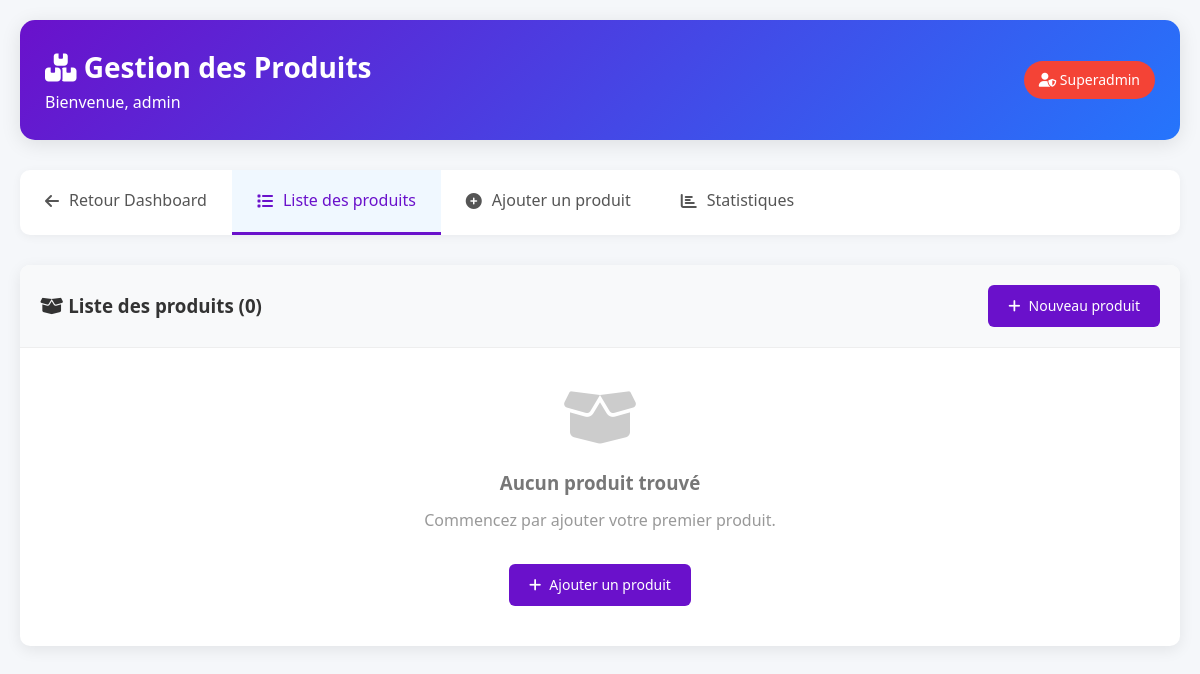
/admin_produits.php (signed in), run on an earlier commit of the app's database.
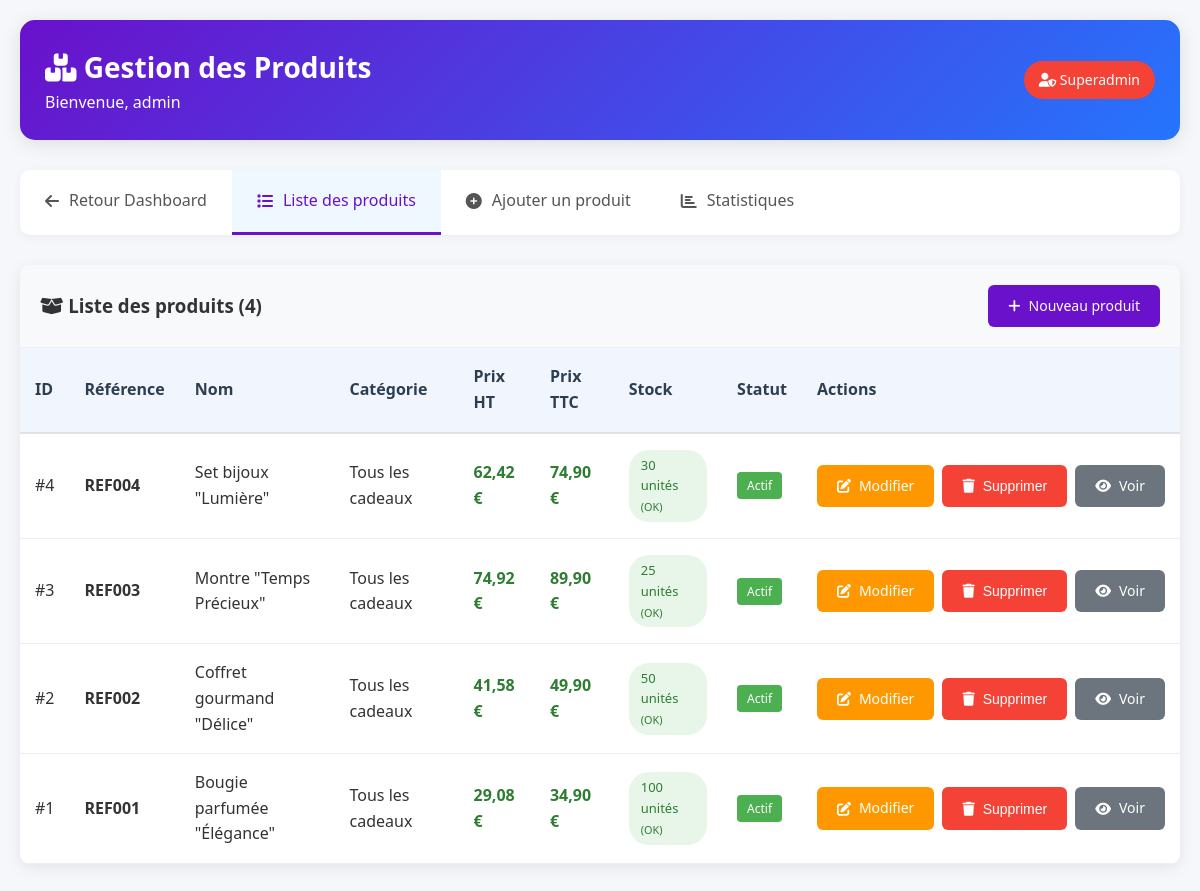
And on a later commit of the database.
### tables this page shows
CREATE TABLE IF NOT EXISTS `produits` (
  `id_produit` int NOT NULL AUTO_INCREMENT,
  `reference` varchar(50) NOT NULL,
  `nom` varchar(255) NOT NULL,
  `slug` varchar(255) NOT NULL,
  `description` text,
  `description_courte` text,
  `prix_ht` decimal(10,2) NOT NULL,
  `tva` decimal(4,2) DEFAULT '20.00',
  `prix_ttc` decimal(10,2) GENERATED ALWAYS AS ((`prix_ht` * (1 + (`tva` / 100)))) STORED,
  `quantite_stock` int DEFAULT '0',
  `seuil_alerte` int DEFAULT '10',
  `id_categorie` int NOT NULL,
  `marque` varchar(100) DEFAULT NULL,
  `poids` decimal(6,2) DEFAULT NULL COMMENT 'en grammes',
  `dimensions` varchar(50) DEFAULT NULL COMMENT 'LxHxP en cm',
  `materiau` varchar(100) DEFAULT NULL,
  `couleur` varchar(50) DEFAULT NULL,
  `made_in` varchar(50) DEFAULT NULL,
  `personnalisable` tinyint(1) DEFAULT '0',
  `ecologique` tinyint(1) DEFAULT '0',
  `made_in_france` tinyint(1) DEFAULT '0',
  `artisanal` tinyint(1) DEFAULT '0',
  `exclusif` tinyint(1) DEFAULT '0',
  `note_moyenne` decimal(3,2) DEFAULT '0.00',
  `nombre_avis` int DEFAULT '0',
  `vues` int DEFAULT '0',
  `ventes` int DEFAULT '0',
  `statut` enum('actif','inactif','rupture','bientot') DEFAULT 'actif',
  `date_creation` datetime DEFAULT CURRENT_TIMESTAMP,
  `date_modification` datetime DEFAULT NULL ON UPDATE CURRENT_TIMESTAMP,
  PRIMARY KEY (`id_produit`),
  UNIQUE KEY `reference` (`reference`),
  UNIQUE KEY `slug` (`slug`),
  KEY `idx_categorie` (`id_categorie`),
  KEY `idx_reference` (`reference`),
  KEY `idx_slug` (`slug`),
  KEY `idx_prix` (`prix_ttc`),
  KEY `idx_statut` (`statut`),
  KEY `idx_popularite` (`ventes` DESC,`note_moyenne` DESC),
  KEY `idx_produits_categorie_prix` (`id_categorie`,`prix_ttc`,`statut`),
  KEY `idx_produits_popularite` (`ventes` DESC,`note_moyenne` DESC,`date_creation` DESC)
);

CREATE TABLE IF NOT EXISTS `categories` (
  `id_categorie` int NOT NULL AUTO_INCREMENT,
  `nom` varchar(100) NOT NULL,
  `slug` varchar(100) NOT NULL,
  `description` text,
  `parent_id` int DEFAULT NULL,
  `image` varchar(255) DEFAULT NULL,
  `ordre` int DEFAULT '0',
  `active` tinyint(1) DEFAULT '1',
  `meta_titre` varchar(255) DEFAULT NULL,
  `meta_description` text,
  `date_creation` datetime DEFAULT CURRENT_TIMESTAMP,
  PRIMARY KEY (`id_categorie`),
  UNIQUE KEY `slug` (`slug`),
  KEY `idx_parent` (`parent_id`),
  KEY `idx_slug` (`slug`),
  KEY `idx_active` (`active`)
);

### admin_produits.php (the view, shortened to what this page needs)
<?php
require_once 'admin_protection.php';
$host = 'localhost';
$dbname = 'heureducadeau';
$username_db = 'root';
$password_db = '';
try {
    $pdo = new PDO("mysql:host=$host;dbname=$dbname;charset=utf8mb4", $username_db, $password_db);
    $pdo->setAttribute(PDO::ATTR_ERRMODE, PDO::ERRMODE_EXCEPTION);
} catch(PDOException $e) {
    die("Erreur de connexion à la base de données : " . $e->getMessage());
}
function getAllProducts($pdo) {
    $sql = "SELECT p.*, c.nom as categorie_nom
            FROM produits p
            LEFT JOIN categories c ON p.id_categorie = c.id_categorie
            ORDER BY p.id_produit DESC";
    $stmt = $pdo->prepare($sql);
    $stmt->execute();
    return $stmt->fetchAll(PDO::FETCH_ASSOC);
}
$action = $_GET['action'] ?? 'list';
$admin_username = $_SESSION['admin_username'] ?? 'Administrateur';
$admin_role = $_SESSION['admin_role'] ?? 'Non défini';
?>
<!DOCTYPE html>
<html lang="fr">
<head>
    <link rel="stylesheet" href="https://cdnjs.cloudflare.com/ajax/libs/font-awesome/6.4.0/css/all.min.css">
</head>
<body>
    <div class="container">
        <div class="header">
            <div>
                <h1><i class="fas fa-boxes"></i> Gestion des Produits</h1>
                <p>Bienvenue, <?php echo htmlspecialchars($admin_username); ?></p>
            </div>
            <div class="role-badge <?php echo $admin_role === 'superadmin' ? 'superadmin-badge' : ''; ?>">
                <i class="fas fa-user-shield"></i> <?php echo htmlspecialchars(ucfirst($admin_role)); ?>
            </div>
        </div>
        <div class="nav-tabs">
            <a href="dashboard.php">
                <i class="fas fa-arrow-left"></i> Retour Dashboard
            </a>
            <a href="admin_produits.php?action=list" class="<?php echo $action == 'list' ? 'active' : ''; ?>">
                <i class="fas fa-list"></i> Liste des produits
            </a>
            <a href="admin_produits.php?action=add" class="<?php echo $action == 'add' ? 'active' : ''; ?>">
                <i class="fas fa-plus-circle"></i> Ajouter un produit
            </a>
            <a href="admin_produits.php?action=stats" class="<?php echo $action == 'stats' ? 'active' : ''; ?>">
                <i class="fas fa-chart-bar"></i> Statistiques
            </a>
        </div>
        <?php if ($action == 'list'): ?>
            <?php
            $products = getAllProducts($pdo);
            $totalProducts = count($products);
            ?>
            <div class="table-container">
                <div class="table-header">
                    <h3><i class="fas fa-box-open"></i> Liste des produits (<?php echo $totalProducts; ?>)</h3>
                    <a href="admin_produits.php?action=add" class="btn btn-primary">
                        <i class="fas fa-plus"></i> Nouveau produit
                    </a>
                </div>
                <?php if ($totalProducts > 0): ?>
                    <table>
                        <thead>
                            <tr>
                                <th>ID</th>
                                <th>Référence</th>
                                <th>Nom</th>
                                <th>Catégorie</th>
                                <th>Prix HT</th>
                                <th>Prix TTC</th>
                                <th>Stock</th>
                                <th>Statut</th>
                                <th>Actions</th>
                            </tr>
                        </thead>
                        <tbody>
                            <?php foreach ($products as $product):
                                $prix_ttc = $product['prix_ht'] * (1 + ($product['tva'] / 100));
                                $quantityClass = 'quantity-high';
                                if ($product['quantite_stock'] == 0) {
                                    $quantityClass = 'quantity-low';
                                    $stockStatus = 'Rupture';
                                } elseif ($product['quantite_stock'] <= $product['seuil_alerte']) {
                                    $quantityClass = 'quantity-medium';
                                    $stockStatus = 'Faible';
                                } else {
                                    $stockStatus = 'OK';
                                }
                            ?>
                            <tr>
                                <td>#<?php echo $product['id_produit']; ?></td>
                                <td><strong><?php echo htmlspecialchars($product['reference']); ?></strong></td>
                                <td><?php echo htmlspecialchars($product['nom']); ?></td>
                                <td><?php echo htmlspecialchars($product['categorie_nom'] ?? 'Non catégorisé'); ?></td>
                                <td class="price"><?php echo number_format($product['prix_ht'], 2, ',', ' '); ?> €</td>
                                <td class="price"><?php echo number_format($prix_ttc, 2, ',', ' '); ?> €</td>
                                <td>
                                    <span class="quantity <?php echo $quantityClass; ?>">
                                        <?php echo $product['quantite_stock']; ?> unités
                                        <small>(<?php echo $stockStatus; ?>)</small>
                                    </span>
                                </td>
                                <td>
                                    <?php
                                    $statusColors = [
                                        'actif' => 'success',
                                        'inactif' => 'secondary',
                                        'rupture' => 'danger',
                                        'bientot' => 'warning'
                                    ];
                                    $statusText = [
                                        'actif' => 'Actif',
                                        'inactif' => 'Inactif',
                                        'rupture' => 'Rupture',
                                        'bientot' => 'Bientôt'
                                    ];
                                    $status = $product['statut'] ?? 'actif';
                                    $color = $statusColors[$status] ?? 'secondary';
                                    ?>
                                    <span style="display: inline-block; padding: 4px 10px; font-size: 12px; border-radius: 4px; background-color: var(--color, #6c757d); color: white; --color: <?php
                                        echo $color === 'success' ? '#4CAF50' :
                                              ($color === 'secondary' ? '#6c757d' :
                                              ($color === 'danger' ? '#f44336' : '#ff9800'));
                                    ?>">
                                        <?php echo $statusText[$status] ?? $status; ?>
                                    </span>
                                </td>
                                <td>
                                    <div class="actions">
                                        <a href="admin_produits.php?action=edit&id=<?php echo $product['id_produit']; ?>"
                                           class="btn btn-warning btn-sm">
                                            <i class="fas fa-edit"></i> Modifier
                                        </a>
                                        <button onclick="confirmDelete(<?php echo $product['id_produit']; ?>, '<?php echo addslashes($product['nom']); ?>')"
                                                class="btn btn-danger btn-sm">
                                            <i class="fas fa-trash"></i> Supprimer
                                        </button>
                                        <a href="admin_produits.php?action=view&id=<?php echo $product['id_produit']; ?>"
                                           class="btn btn-secondary btn-sm">
                                            <i class="fas fa-eye"></i> Voir
                                        </a>
                                    </div>
                                </td>
                            </tr>
                            <?php endforeach; ?>
                        </tbody>
                    </table>
                <?php else: ?>
                    <div style="text-align: center; padding: 40px;">
                        <i class="fas fa-box-open" style="font-size: 60px; color: #ccc; margin-bottom: 20px;"></i>
                        <h3 style="color: #777; margin-bottom: 10px;">Aucun produit trouvé</h3>
                        <p style="color: #999; margin-bottom: 30px;">Commencez par ajouter votre premier produit.</p>
                        <a href="admin_produits.php?action=add" class="btn btn-primary">
                            <i class="fas fa-plus"></i> Ajouter un produit
                        </a>
                    </div>
                <?php endif; ?>
            </div>
        <?php endif; ?>
    </div>
</body>
</html>

### admin_produits.php (style rules this page uses)
* { margin: 0; padding: 0; box-sizing: border-box; }
body { font-family: 'Segoe UI', Tahoma, Geneva, Verdana, sans-serif; background-color: #f5f7fa; color: #333; line-height: 1.6; }
.container { max-width: 1400px; margin: 0 auto; padding: 20px; }
.header { background: linear-gradient(135deg, #6a11cb 0%, #2575fc 100%); color: white; padding: 25px; border-radius: 15px; margin-bottom: 30px; box-shadow: 0 4px 20px rgba(0, 0, 0, 0.1); display: flex; justify-content: space-between; align-items: center; flex-wrap: wrap; gap: 20px; }
.header h1 { font-size: 28px; font-weight: 600; }
.role-badge { background-color: #4CAF50; color: white; padding: 8px 15px; border-radius: 20px; font-size: 14px; font-weight: 500; }
.superadmin-badge { background-color: #f44336; }
.nav-tabs { display: flex; background-color: white; border-radius: 10px; overflow: hidden; margin-bottom: 30px; box-shadow: 0 2px 10px rgba(0, 0, 0, 0.05); }
.nav-tabs a { padding: 18px 25px; text-decoration: none; color: #555; font-weight: 500; border-bottom: 3px solid transparent; transition: all 0.3s ease; display: flex; align-items: center; gap: 10px; }
.nav-tabs a.active { color: #6a11cb; border-bottom-color: #6a11cb; background-color: #f0f8ff; }
.btn { padding: 10px 20px; border: none; border-radius: 6px; cursor: pointer; font-weight: 500; font-size: 14px; transition: all 0.3s ease; display: inline-flex; align-items: center; gap: 8px; text-decoration: none; }
.btn-primary { background-color: #6a11cb; color: white; }
.btn-warning { background-color: #ff9800; color: white; }
.btn-danger { background-color: #f44336; color: white; }
.btn-secondary { background-color: #6c757d; color: white; }
.table-container { background-color: white; border-radius: 10px; overflow: hidden; box-shadow: 0 4px 15px rgba(0, 0, 0, 0.08); margin-bottom: 30px; }
.table-header { background-color: #f8f9fa; padding: 20px; display: flex; justify-content: space-between; align-items: center; border-bottom: 1px solid #eee; }
table { width: 100%; border-collapse: collapse; }
th { background-color: #f1f5fd; padding: 16px 15px; text-align: left; font-weight: 600; color: #2c3e50; border-bottom: 2px solid #dee2e6; }
td { padding: 16px 15px; border-bottom: 1px solid #eee; vertical-align: middle; }
.price { font-weight: 600; color: #2e7d32; }
.quantity { display: inline-block; padding: 5px 12px; border-radius: 20px; font-size: 13px; font-weight: 500; }
.quantity-high { background-color: #e8f5e9; color: #2e7d32; }
.actions { display: flex; gap: 8px; }

What changed in the data, as far as the page shows it:
added produits: id_produit "4", reference "REF004", nom "Set bijoux \"Lumière\"", id_categorie.nom "Tous les cadeaux", prix_ht "62,42", prix_ttc "74,90", quantite_stock "30", stockStatus "OK", statut "Actif"
added produits: id_produit "3", reference "REF003", nom "Montre \"Temps Précieux\"", id_categorie.nom "Tous les cadeaux", prix_ht "74,92", prix_ttc "89,90", quantite_stock "25", stockStatus "OK", statut "Actif"
added produits: id_produit "2", reference "REF002", nom "Coffret gourmand \"Délice\"", id_categorie.nom "Tous les cadeaux", prix_ht "41,58", prix_ttc "49,90", quantite_stock "50", stockStatus "OK", statut "Actif"
added produits: id_produit "1", reference "REF001", nom "Bougie parfumée \"Élégance\"", id_categorie.nom "Tous les cadeaux", prix_ht "29,08", prix_ttc "34,90", quantite_stock "100", stockStatus "OK", statut "Actif"
Also different on the page:
$totalProducts: "0" → "4"
text no longer shown: "Aucun produit trouvé Commencez par ajouter votre premier produit. Ajouter un produit"
text now shown: "ID Référence Nom Catégorie Prix HT Prix TTC Stock Statut Actions"
